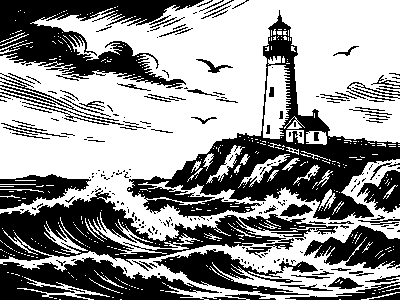
#> input picture firmware-note4/main/assets/lighthouse_400x300_1bpp.png, 400 x 300 px
$ python -i prepare_footprint_animation.py   (imports and definitions only)
#> lines starting #> are read from the running program, lines starting #| are printed output that depends on the picture; after the words box and inside, x2 and y2 are one past the last pixel; in counts of white or black regions, pixels touching at a corner belong together
#!/usr/bin/env python3
"""Build deterministic partial-refresh patches for the footprint scene."""

import argparse
import math
from pathlib import Path
import struct

from PIL import Image, ImageChops, ImageOps


WIDTH = 400
HEIGHT = 300
THRESHOLD = 160
SPRITE_WIDTH = 64
SPRITE_HEIGHT = 160
MAGIC = b"ZFP1"

CENTERLINE = [
    (125, 284),
    (146, 258),
    (162, 232),
    (181, 207),
    (199, 184),
    (219, 163),
]
HEIGHTS = [48, 45, 42, 39, 36, 33]
OFFSETS = [11, 10, 9, 8, 7, 6]


# [8 lines left out: function parse_args, not called in this run]


def threshold(image: Image.Image) -> Image.Image:
    return image.convert("L").point(
        lambda value: 0 if value < THRESHOLD else 255
    )


def prepare_boot(source: Image.Image) -> Image.Image:
    binary = threshold(ImageOps.autocontrast(source.convert("L")))
    bounding_box = ImageOps.invert(binary).getbbox()
    if bounding_box is None:
        raise ValueError("boot source does not contain any black pixels")
    cropped = binary.crop(bounding_box)
    return threshold(
        ImageOps.fit(
            cropped,
            (SPRITE_WIDTH, SPRITE_HEIGHT),
            method=Image.Resampling.LANCZOS,
            centering=(0.5, 0.5),
        )
    )


# [100 lines left out: functions pack_1bpp, render_step, main, not called in this run]


# [2 lines not run here, left out]

>>> from PIL import Image
>>> picture = Image.open('../main/assets/lighthouse_400x300_1bpp.png')
#> picture is the input picture: PIL image 400x300 L; 58.1% white; 264 black regions (180 under 20 px), largest, box (x1, y1, x2, y2) and area: (127, 10, 400, 220) 13517, (0, 0, 204, 88) 8155, (0, 190, 294, 265) 8024
>>> result = prepare_boot(picture)
#> in prepare_boot, `bounding_box = ImageOps.invert(binary).getbbox()`: bounding_box = (0, 0, 400, 300)
#> in threshold (call 2), `return image.convert("L").point( lambda value: 0 if value < THRESHOLD ..`:
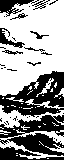
#> returned value: PIL image 64x160 L; 59.2% white; 35 black regions (24 under 20 px), largest, box (x1, y1, x2, y2) and area: (0, 71, 64, 117) 1566, (0, 115, 64, 156) 1442, (0, 146, 64, 160) 400
